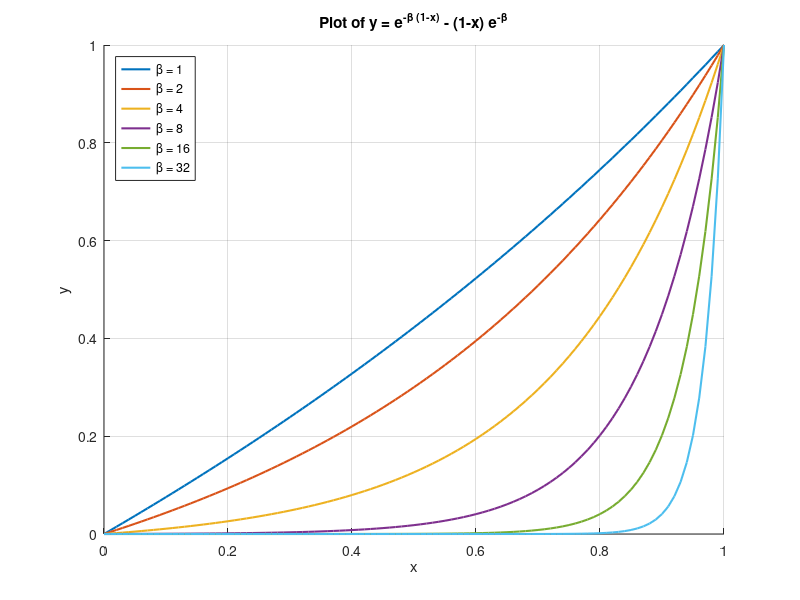

Source code (MATLAB):
% 定义区间和步长
x = 0:0.01:1;

% 不同的 beta 值
beta_values = [1, 2, 4, 8, 16, 32];

figure;
hold on;

% 遍历不同的 beta 值并绘制函数图像
for i = 1:length(beta_values)
    beta = beta_values(i);
    y = exp(-beta * (1-x)) - (1-x) .* exp(-beta);
    plot(x, y, 'LineWidth', 1.5);
end

legend('\beta = 1', '\beta = 2', '\beta = 4', '\beta = 8', '\beta = 16', '\beta = 32', 'Location', 'NorthWest');
xlabel('x');
ylabel('y');
title('Plot of y = e^{-\beta (1-x)} - (1-x) e^{-\beta}');
grid on;
hold off;

% 保存为 PNG 图像文件
saveas(gcf, 'Heaviside2.png');